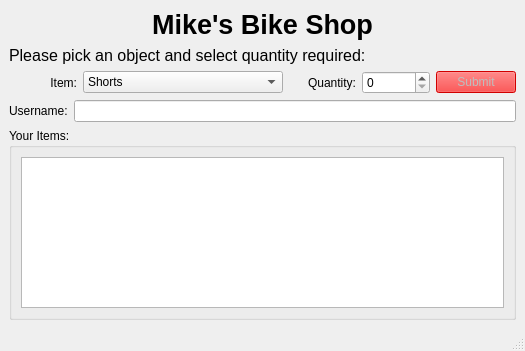
<?xml version="1.0" encoding="UTF-8"?>
<ui version="4.0">
 <class>MainWindow</class>
 <widget class="QMainWindow" name="MainWindow">
  <property name="geometry">
   <rect>
    <x>0</x>
    <y>0</y>
    <width>525</width>
    <height>351</height>
   </rect>
  </property>
  <property name="windowTitle">
   <string>MainWindow</string>
  </property>
  <widget class="QWidget" name="centralwidget">
   <layout class="QHBoxLayout" name="horizontalLayout_2">
    <item>
     <layout class="QGridLayout" name="gridLayout">
      <item row="4" column="0">
       <widget class="QGroupBox" name="groupBox">
        <property name="title">
         <string>Your Items:</string>
        </property>
        <layout class="QVBoxLayout" name="verticalLayout_3">
         <item>
          <layout class="QVBoxLayout" name="verticalLayout_2">
           <item>
            <widget class="QTextEdit" name="tb_basket"/>
           </item>
          </layout>
         </item>
        </layout>
       </widget>
      </item>
      <item row="2" column="0">
       <layout class="QHBoxLayout" name="horizontalLayout">
        <item>
         <widget class="QLabel" name="label_2">
          <property name="text">
           <string>Item:</string>
          </property>
          <property name="alignment">
           <set>Qt::AlignRight|Qt::AlignTrailing|Qt::AlignVCenter</set>
          </property>
         </widget>
        </item>
        <item>
         <widget class="QComboBox" name="cb_item">
          <property name="minimumSize">
           <size>
            <width>200</width>
            <height>0</height>
           </size>
          </property>
          <item>
           <property name="text">
            <string>Shorts</string>
           </property>
          </item>
          <item>
           <property name="text">
            <string>Jersey</string>
           </property>
          </item>
          <item>
           <property name="text">
            <string>Helmet</string>
           </property>
          </item>
          <item>
           <property name="text">
            <string>Lights</string>
           </property>
          </item>
          <item>
           <property name="text">
            <string>Pedals</string>
           </property>
          </item>
         </widget>
        </item>
        <item>
         <widget class="QLabel" name="label_3">
          <property name="text">
           <string>Quantity:</string>
          </property>
          <property name="alignment">
           <set>Qt::AlignRight|Qt::AlignTrailing|Qt::AlignVCenter</set>
          </property>
         </widget>
        </item>
        <item>
         <widget class="QSpinBox" name="sb_quantity"/>
        </item>
        <item>
         <widget class="QPushButton" name="btn_submit">
          <property name="enabled">
           <bool>false</bool>
          </property>
          <property name="styleSheet">
           <string notr="true">background-color: rgb(255, 0, 0);</string>
          </property>
          <property name="text">
           <string>Submit</string>
          </property>
         </widget>
        </item>
       </layout>
      </item>
      <item row="0" column="0">
       <widget class="QLabel" name="topLabel">
        <property name="font">
         <font>
          <pointsize>20</pointsize>
          <weight>75</weight>
          <bold>true</bold>
         </font>
        </property>
        <property name="text">
         <string>Mike's Bike Shop</string>
        </property>
        <property name="alignment">
         <set>Qt::AlignCenter</set>
        </property>
       </widget>
      </item>
      <item row="1" column="0">
       <widget class="QLabel" name="label">
        <property name="font">
         <font>
          <pointsize>12</pointsize>
         </font>
        </property>
        <property name="text">
         <string>Please pick an object and select quantity required:</string>
        </property>
       </widget>
      </item>
      <item row="3" column="0">
       <layout class="QHBoxLayout" name="horizontalLayout_3">
        <item>
         <widget class="QLabel" name="label_4">
          <property name="text">
           <string>Username:</string>
          </property>
         </widget>
        </item>
        <item>
         <widget class="QLineEdit" name="le_username"/>
        </item>
       </layout>
      </item>
     </layout>
    </item>
   </layout>
  </widget>
  <widget class="QMenuBar" name="menubar">
   <property name="geometry">
    <rect>
     <x>0</x>
     <y>0</y>
     <width>525</width>
     <height>26</height>
    </rect>
   </property>
  </widget>
  <widget class="QStatusBar" name="statusbar"/>
 </widget>
 <resources/>
 <connections/>
</ui>
